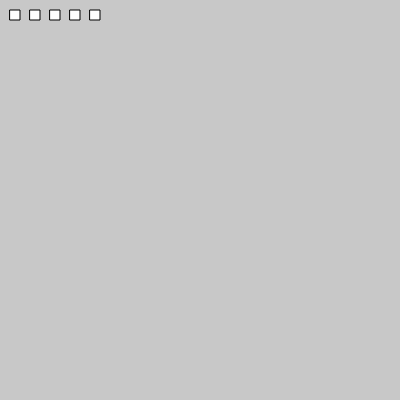
Frame 1 (no input)
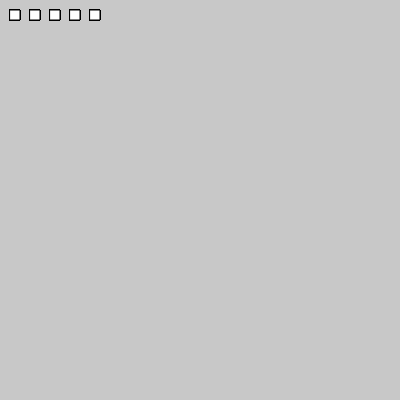
Frame 60 (no input)
Frame 120 (the mouse pressed at the canvas centre since frame 60): identical to frame 60, image omitted

The p5.js sketch that drew these frames (run headless with seeded random() and noise() and a simulated clock; from frame 60 on, the mouse is pressed at the canvas centre):

// p5.js sketch
// ── sketch.js
function setup() {
  createCanvas(400, 400)
  background(200)
}

function draw() {
  var x = 10
  var count = 5

  var i = 0
  while(i < count) {
    rect(x, 10, 10, 10) // the position and the size of the shape
    x = x + 20 // 10 + 20

    i = i +1
    // i is increased until it hits the count.

  }
}
